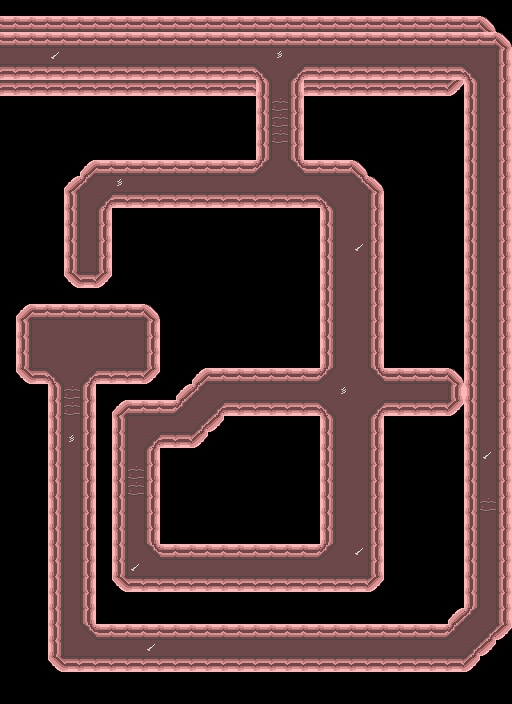

The image is a tile-based game level rendered from a .tmx file. Its description and complete source (layers, tilesets, objects, tile grids) follow:
An orthogonal 32x44 tile map with 16x16 px tiles, 1 tile layer (tiles), 2 tilesets and 1 object (old).

<map version="1.0" orientation="orthogonal" renderorder="right-down" width="32" height="44" tilewidth="16" tileheight="16" nextobjectid="5">
 <tileset firstgid="1" name="tiles_cavern" tilewidth="16" tileheight="16" tilecount="32" columns="8">
  <image source="tiles_cavern.png" trans="ff00da" width="128" height="64" />
  <terraintypes>
   <terrain name="block" tile="-1" />
  </terraintypes>
  <tile id="0" terrain=",,,0" />
  <tile id="1" terrain=",,0,0" />
  <tile id="2" terrain=",,0," />
  <tile id="3" terrain=",,,0" />
  <tile id="4" terrain=",,0," />
  <tile id="8" terrain=",0,,0" />
  <tile id="10" terrain="0,,0," />
  <tile id="11" terrain=",0,," />
  <tile id="12" terrain="0,,," />
  <tile id="16" terrain=",0,," />
  <tile id="17" terrain="0,0,," />
  <tile id="18" terrain="0,,," />
 </tileset>
 <tileset firstgid="33" source="pnj.tsx" />
 <layer name="tiles" width="32" height="44">
  <data encoding="csv">
20,20,20,20,20,20,20,20,20,20,20,20,20,20,20,20,20,20,20,20,20,20,20,20,20,20,20,20,20,20,20,20,
2,2,2,2,2,2,2,2,2,2,2,2,2,2,2,2,2,2,2,2,2,2,2,2,2,2,2,2,2,2,3,20,
2,2,2,2,2,2,2,2,2,2,2,2,2,2,2,2,2,2,2,2,2,2,2,2,2,2,2,2,2,2,2,3,
10,10,10,7,10,10,21,10,10,21,10,21,21,10,10,10,10,15,10,10,10,10,10,21,21,10,21,10,10,10,21,11,
18,18,18,18,18,18,18,18,18,18,18,18,18,18,18,18,5,10,4,18,18,18,18,18,18,18,18,18,18,5,10,11,
18,18,18,18,18,18,18,18,18,18,18,18,18,18,18,18,9,10,11,18,18,18,18,18,18,18,18,18,19,9,10,11,
20,20,20,20,20,20,20,20,20,20,20,20,20,20,20,20,9,23,11,20,20,20,20,20,20,20,20,20,20,9,10,11,
20,20,20,20,20,20,20,20,20,20,20,20,20,20,20,20,9,23,11,20,20,20,20,20,20,20,20,20,20,9,10,11,
20,20,20,20,20,20,20,20,20,20,20,20,20,20,20,20,9,23,11,20,20,20,20,20,20,20,20,20,20,9,10,11,
20,20,20,20,20,20,20,20,20,20,20,20,20,20,20,20,9,10,11,20,20,20,20,20,20,20,20,20,20,9,10,11,
20,20,20,20,20,1,2,2,2,2,2,2,2,2,2,2,13,21,12,2,2,2,3,20,20,20,20,20,20,9,10,11,
20,20,20,20,1,13,10,15,10,10,10,10,10,10,10,10,10,10,10,21,10,10,12,3,20,20,20,20,20,9,10,11,
20,20,20,20,9,10,4,18,18,18,18,18,18,18,18,18,18,18,18,18,5,10,10,11,20,20,20,20,20,9,10,11,
20,20,20,20,9,10,11,20,20,20,20,20,20,20,20,20,20,20,20,20,9,10,10,11,20,20,20,20,20,9,10,11,
20,20,20,20,9,10,11,20,20,20,20,20,20,20,20,20,20,20,20,20,9,10,10,11,20,20,20,20,20,9,10,11,
20,20,20,20,9,10,11,20,20,20,20,20,20,20,20,20,20,20,20,20,9,10,7,11,20,20,20,20,20,9,10,11,
20,20,20,20,9,10,11,20,20,20,20,20,20,20,20,20,20,20,20,20,9,10,10,11,20,20,20,20,20,9,10,11,
20,20,20,20,17,18,19,20,20,20,20,20,20,20,20,20,20,20,20,20,9,10,10,11,20,20,20,20,20,9,10,11,
20,20,20,20,20,20,20,20,20,20,20,20,20,20,20,20,20,20,20,20,9,10,10,11,20,20,20,20,20,9,10,11,
20,1,2,2,2,2,2,2,2,3,20,20,20,20,20,20,20,20,20,20,9,10,21,11,20,20,20,20,20,9,10,11,
20,9,10,10,21,21,21,10,21,11,20,20,20,20,20,20,20,20,20,20,9,10,10,11,20,20,20,20,20,9,10,11,
20,9,10,21,10,21,10,21,21,11,20,20,20,20,20,20,20,20,20,20,9,10,10,11,20,20,20,20,20,9,10,11,
20,9,21,10,21,10,21,10,10,11,20,20,20,20,20,20,20,20,20,20,9,21,10,11,20,20,20,20,20,9,10,11,
20,17,18,5,10,4,18,18,18,19,20,20,1,2,2,2,2,2,2,2,13,21,21,12,2,2,2,2,3,9,10,11,
20,20,20,9,23,11,20,20,20,20,20,1,13,10,10,10,10,10,10,10,10,15,10,21,10,21,10,21,11,9,10,11,
20,20,20,9,23,11,20,1,2,2,2,13,21,4,18,18,18,18,18,18,5,10,21,4,18,18,18,18,19,9,10,11,
20,20,20,9,10,11,20,9,21,21,21,10,4,19,20,20,20,20,20,20,9,10,10,11,20,20,20,20,20,9,10,11,
20,20,20,9,15,11,20,9,21,4,18,18,19,20,20,20,20,20,20,20,9,10,10,11,20,20,20,20,20,9,10,11,
20,20,20,9,21,11,20,9,10,11,20,20,20,20,20,20,20,20,20,20,9,10,10,11,20,20,20,20,20,9,7,11,
20,20,20,9,10,11,20,9,23,11,20,20,20,20,20,20,20,20,20,20,9,10,21,11,20,20,20,20,20,9,10,11,
20,20,20,9,10,11,20,9,23,11,20,20,20,20,20,20,20,20,20,20,9,21,10,11,20,20,20,20,20,9,10,11,
20,20,20,9,21,11,20,9,21,11,20,20,20,20,20,20,20,20,20,20,9,21,10,11,20,20,20,20,20,9,23,11,
20,20,20,9,21,11,20,9,10,11,20,20,20,20,20,20,20,20,20,20,9,10,21,11,20,20,20,20,20,9,21,11,
20,20,20,9,21,11,20,9,10,11,20,20,20,20,20,20,20,20,20,20,9,10,10,11,20,20,20,20,20,9,10,11,
20,20,20,9,21,11,20,9,10,12,2,2,2,2,2,2,2,2,2,2,13,10,7,11,20,20,20,20,20,9,21,11,
20,20,20,9,10,11,20,9,7,10,10,21,21,21,10,21,10,21,21,10,10,10,10,11,20,20,20,20,20,9,10,11,
20,20,20,9,21,11,20,17,18,18,18,18,18,18,18,18,18,18,18,18,18,18,18,19,20,20,20,20,20,9,10,11,
20,20,20,9,10,11,20,20,20,20,20,20,20,20,20,20,20,20,20,20,20,20,20,20,20,20,20,20,20,9,10,11,
20,20,20,9,10,11,20,20,20,20,20,20,20,20,20,20,20,20,20,20,20,20,20,20,20,20,20,20,1,13,10,11,
20,20,20,9,10,12,2,2,2,2,2,2,2,2,2,2,2,2,2,2,2,2,2,2,2,2,2,2,13,10,4,19,
20,20,20,9,21,10,21,21,10,7,10,10,10,10,10,10,10,10,10,10,10,10,10,10,10,10,10,10,10,4,19,20,
20,20,20,17,18,18,18,18,18,18,18,18,18,18,18,18,18,18,18,18,18,18,18,18,18,18,18,18,18,19,20,20,
20,20,20,20,20,20,20,20,20,20,20,20,20,20,20,20,20,20,20,20,20,20,20,20,20,20,20,20,20,20,20,20,
20,20,20,20,20,20,20,20,20,20,20,20,20,20,20,20,20,20,20,20,20,20,20,20,20,20,20,20,20,20,20,20
</data>
 </layer>
 <objectgroup name="obj">
  <object id="2" type="old" gid="33" x="80" y="342" width="16" height="20" />
 </objectgroup>
</map>
